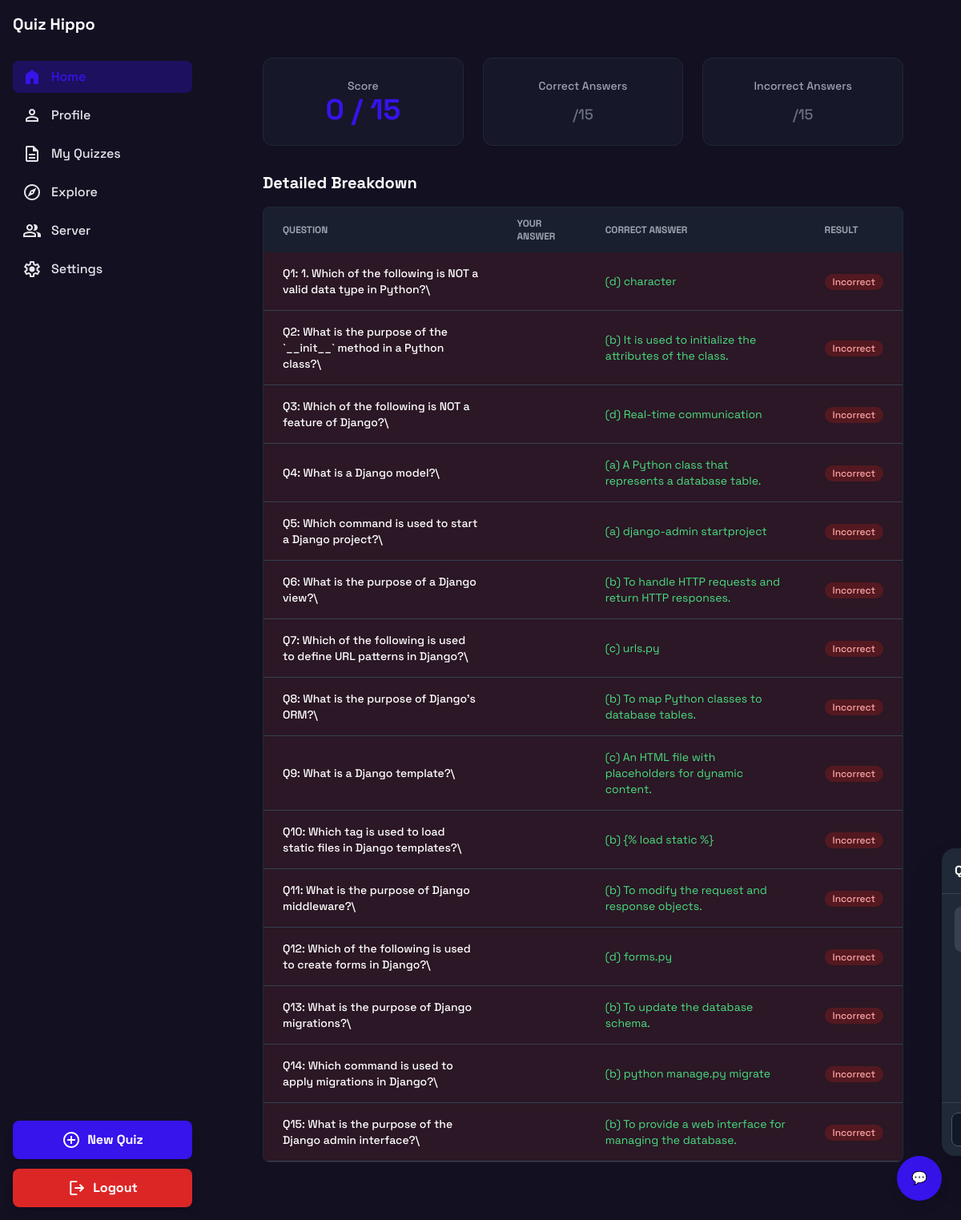
/quiz/result/24/, run on an earlier commit of the app's database.
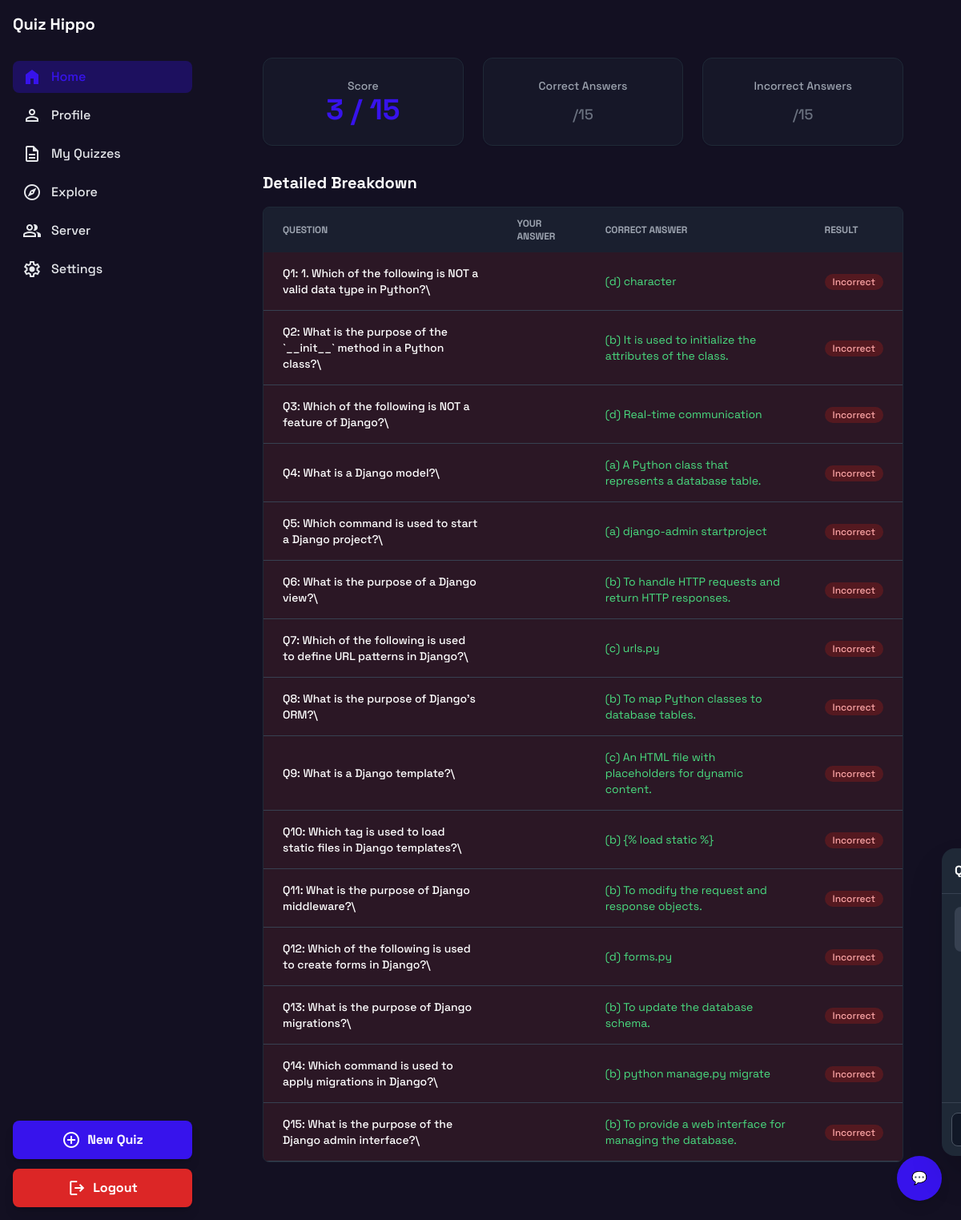
And on a later commit of the database.
### app/models.py (models this page shows, shortened)
class QuizAttempt(models.Model):
    user = models.ForeignKey(User, on_delete=models.CASCADE)
    quiz = models.ForeignKey(Quiz, on_delete=models.CASCADE)
    score = models.IntegerField(default=0)
    answers = models.JSONField(default=dict)  # e.g. {question_id: "user_answer"}
    created_at = models.DateTimeField(auto_now_add=True)

### app/views.py (the view)
# urls.py: path("quiz/result/<int:attempt_id>/", views.quiz_result, name="quiz_result"),
def quiz_result(request, attempt_id):
    attempt = get_object_or_404(QuizAttempt, id=attempt_id)
    quiz = attempt.quiz
    return render(request, "quiz-result.html", {"attempt": attempt, "quiz": quiz})

### templates/quiz-result.html (shortened to what this page needs)
{% extends "base.html" %}
{% load static %}
{% block content %}
<div class="p-6 lg:p-10 space-y-8 max-w-6xl mx-auto">
  <div class="grid grid-cols-1 sm:grid-cols-2 lg:grid-cols-3 gap-6">
    <div class="bg-white dark:bg-gray-800/30 rounded-xl p-6 shadow-sm border border-gray-200 dark:border-gray-800 text-center">
      <p class="text-sm font-medium text-gray-500 dark:text-gray-400">Score</p>
      <p class="text-4xl font-bold text-primary">
        {{ attempt.score }} / {{ quiz.questions.count }}
      </p>
    </div>
    <div class="bg-white dark:bg-gray-800/30 rounded-xl p-6 shadow-sm border border-gray-200 dark:border-gray-800 text-center">
      <p class="text-sm font-medium text-gray-500 dark:text-gray-400">Correct Answers</p>
      <p class="text-4xl font-bold text-gray-900 dark:text-white">
        {{ attempt.correct_count }}<span class="text-lg font-medium text-gray-400 dark:text-gray-500">/{{ quiz.questions.count }}</span>
      </p>
    </div>
    <div class="bg-white dark:bg-gray-800/30 rounded-xl p-6 shadow-sm border border-gray-200 dark:border-gray-800 text-center">
      <p class="text-sm font-medium text-gray-500 dark:text-gray-400">Incorrect Answers</p>
      <p class="text-4xl font-bold text-gray-900 dark:text-white">
        {{ attempt.incorrect_count }}<span class="text-lg font-medium text-gray-400 dark:text-gray-500">/{{ quiz.questions.count }}</span>
      </p>
    </div>
  </div>
  <div>
    <h3 class="text-xl font-bold text-gray-900 dark:text-white mb-4">Detailed Breakdown</h3>
    <div class="overflow-x-auto rounded-lg border border-gray-200 dark:border-gray-800 bg-white dark:bg-gray-800/30">
      <table class="w-full text-sm text-left">
        <thead class="bg-gray-50 dark:bg-gray-800/50 text-xs text-gray-700 dark:text-gray-400 uppercase">
          <tr>
            <th class="px-6 py-3" scope="col">Question</th>
            <th class="px-6 py-3" scope="col">Your Answer</th>
            <th class="px-6 py-3" scope="col">Correct Answer</th>
            <th class="px-6 py-3" scope="col">Result</th>
          </tr>
        </thead>
        <tbody>
          {% for q in quiz.questions.all %}
          {% with user_answer=attempt.answers.q.id %}
          <tr class="border-b dark:border-gray-700 {% if user_answer != q.answer %} bg-red-50 dark:bg-red-900/20 {% endif %}">
            <td class="px-6 py-4 font-medium text-gray-900 dark:text-white">Q{{ forloop.counter }}: {{ q.text }}</td>
            <td class="px-6 py-4 {% if user_answer != q.answer %} text-red-700 dark:text-red-400 {% endif %}">
            </td>
            <td class="px-6 py-4 text-green-700 dark:text-green-400">{{ q.answer }}</td>
            <td class="px-6 py-4">
              {% if user_answer == q.answer %}
              <span class="inline-flex items-center px-2.5 py-0.5 rounded-full text-xs font-medium bg-green-100 dark:bg-green-900/50 text-green-800 dark:text-green-300">Correct</span>
              {% else %}
              <span class="inline-flex items-center px-2.5 py-0.5 rounded-full text-xs font-medium bg-red-100 dark:bg-red-900/50 text-red-800 dark:text-red-300">Incorrect</span>
              {% endif %}
            </td>
          </tr>
          {% endwith %}
          {% endfor %}
        </tbody>
      </table>
    </div>
  </div>
</div>
{% endblock content %}

What changed in the data, as far as the page shows it:
changed QuizAttempt: score "0" → "3"
